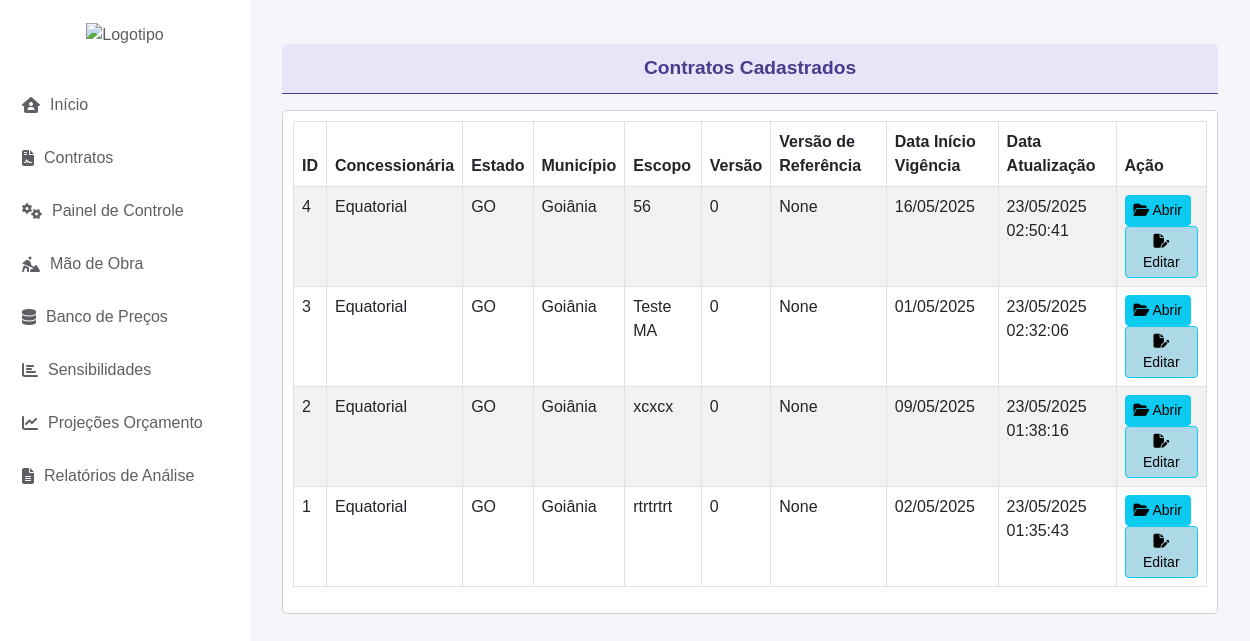
The app's page /cad_contrato/abrir/, older data.
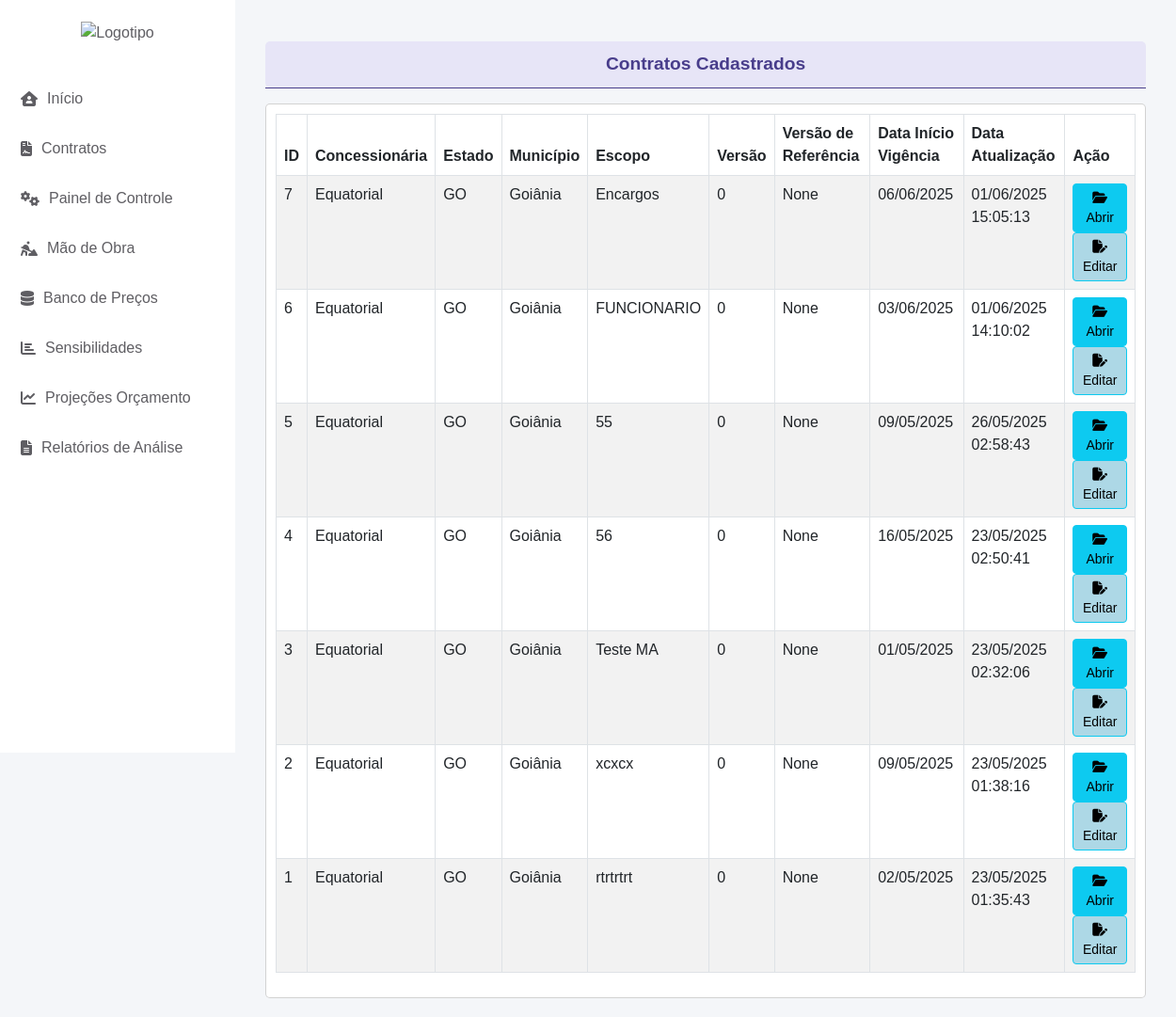
The same page, newer data.
### cad_contrato/models.py (models this page shows, shortened)
class CadastroContrato(models.Model):
    ESTADOS_CHOICES = [
        ('AC', 'Acre'),
        ('AL', 'Alagoas'),
        ('AP', 'Amapá'),
        ('AM', 'Amazonas'),
        ('BA', 'Bahia'),
        ('CE', 'Ceará'),
        ('DF', 'Distrito Federal'),
        ('ES', 'Espírito Santo'),
        ('GO', 'Goiás'),
        ('MA', 'Maranhão'),
        ('MT', 'Mato Grosso'),
        ('MS', 'Mato Grosso do Sul'),
        ('MG', 'Minas Gerais'),
        ('PA', 'Pará'),
        ('PB', 'Paraíba'),
        ('PR', 'Paraná'),
        ('PE', 'Pernambuco'),
        ('PI', 'Piauí'),
        ('RJ', 'Rio de Janeiro'),
        ('RN', 'Rio Grande do Norte'),
        ('RS', 'Rio Grande do Sul'),
        ('RO', 'Rondônia'),
        ('RR', 'Roraima'),
        ('SC', 'Santa Catarina'),
        ('SP', 'São Paulo'),
        ('SE', 'Sergipe'),
        ('TO', 'Tocantins'),
    ]
    STATUS_CHOICES = [
        ('EM_LICITACAO', 'Em Licitação'),
        ('EM_RENOVACAO', 'Em Renovação'),
        ('ATIVO', 'Ativo'),
        ('ENCERRADO', 'Encerrado'),
    ]
    contrato = models.AutoField(primary_key=True)
    concessionaria = models.CharField(max_length=100, default='Equatorial')
    estado = models.CharField(max_length=2, choices=ESTADOS_CHOICES, default='GO')
    municipio = models.CharField(max_length=100, default='Goiânia')
    escopo_contrato = models.CharField(max_length=255)
    inicio_vigencia_contrato = models.DateField(default='2025-01-01')
    fim_vigencia_contrato = models.DateField(default='2029-01-01')
    versao_base = models.ForeignKey('self', null=True, blank=True, on_delete=models.PROTECT, related_name='versoes')
    numero_versao = models.IntegerField(default=0)
    descricao_alteracao = models.TextField(blank=True)
    status_contrato = models.CharField(max_length=15, choices=STATUS_CHOICES, default='EM_LICITACAO', verbose_name="Status do Contrato")
    valor_inicial = models.DecimalField(max_digits=15, decimal_places=2, default=0.00, verbose_name="Valor Inicial do Contrato")
    created_at = models.DateTimeField(auto_now_add=True)
    updated_at = models.DateTimeField(auto_now=True)
    class Meta:
        ordering = ['-created_at']

### cad_contrato/views.py (the view)
# urls.py: path('abrir/', abrir_contratos, name='abrir_contratos'),
def abrir_contratos(request):
    contracts = CadastroContrato.objects.all()  # Substitua pelo modelo correto
    return render(request, 'abrir_contratos.html', {'contracts': contracts})

### app/context_processors.py (called while the page is built)
def contrato_context(request):
    contrato_id = request.session.get('contrato_id')
    contrato = None
    if contrato_id:
        try:
            contrato = CadastroContrato.objects.get(contrato=contrato_id)
        except CadastroContrato.DoesNotExist:
            pass
    return {'contrato': contrato}

### cad_contrato/templates/abrir_contratos.html (shortened to what this page needs)
{% extends 'base.html' %}
{% block content %}
<div class="container-fluid mt-4">
    <div class="small-header"> Contratos Cadastrados </div>
    <p class="text-center mt-0 font-weight-bold" style="font-size: 0.8rem; border-bottom: 1px solid #483D8B;"> </p>
    <div class="row mt-2">
        <div class="col-md-12">
            <div class="card">
                <div class="card-body">
                    <table class="table table-bordered table-striped">
                        <thead>
                            <tr>
                                <th>ID</th>
                                <th>Concessionária</th>
                                <th>Estado</th>
                                <th>Município</th>
                                <th>Escopo</th>
                                <th>Versão</th>
                                <th>Versão de Referência</th>
                                <th>Data Início Vigência</th>
                                <th>Data Atualização</th>
                                <th>Ação</th>
                            </tr>
                        </thead>
                        <tbody>
                            {% for contract in contracts %}
                                <tr>
                                    <td>{{ contract.contrato }}</td>
                                    <td>{{ contract.concessionaria }}</td>
                                    <td>{{ contract.estado }}</td>
                                    <td>{{ contract.municipio }}</td>
                                    <td>{{ contract.escopo_contrato }}</td>
                                    <td>{{ contract.numero_versao }}</td>
                                    <td>{{ contract.versao_base }}</td>
                                    <td>{{ contract.inicio_vigencia_contrato|date:"d/m/Y" }}</td>
                                    <td>{{ contract.updated_at|date:"d/m/Y H:i:s" }}</td>
                                    <td>
                                        <a href="{% url 'detalhes_contrato' contract.contrato %}" class="btn btn-info btn-sm">
                                            <i class="fas fa-folder-open"></i> Abrir
                                        </a>
                                        <a href="{% url 'menu_despesas' contract.contrato %}" class="btn btn-info btn-sm" style="background-color: #add8e6; color: black;"><i class="fa-solid fa-file-pen"></i> Editar</a>
                                    </td>
                                </tr>
                            {% endfor %}
                        </tbody>
                    </table>
                </div>
            </div>
        </div>
    </div>
</div>
{% endblock %}

Row changes from the older to the newer data that the page shows:
added CadastroContrato: contrato "7", concessionaria "Equatorial", estado "GO", municipio "Goiânia", escopo_contrato "Encargos", numero_versao "0", versao_base "None", inicio_vigencia_contrato "06/06/2025", updated_at "01/06/2025 15:05:13"
added CadastroContrato: contrato "6", concessionaria "Equatorial", estado "GO", municipio "Goiânia", escopo_contrato "FUNCIONARIO", numero_versao "0", versao_base "None", inicio_vigencia_contrato "03/06/2025", updated_at "01/06/2025 14:10:02"
added CadastroContrato: contrato "5", concessionaria "Equatorial", estado "GO", municipio "Goiânia", escopo_contrato "55", numero_versao "0", versao_base "None", inicio_vigencia_contrato "09/05/2025", updated_at "26/05/2025 02:58:43"
